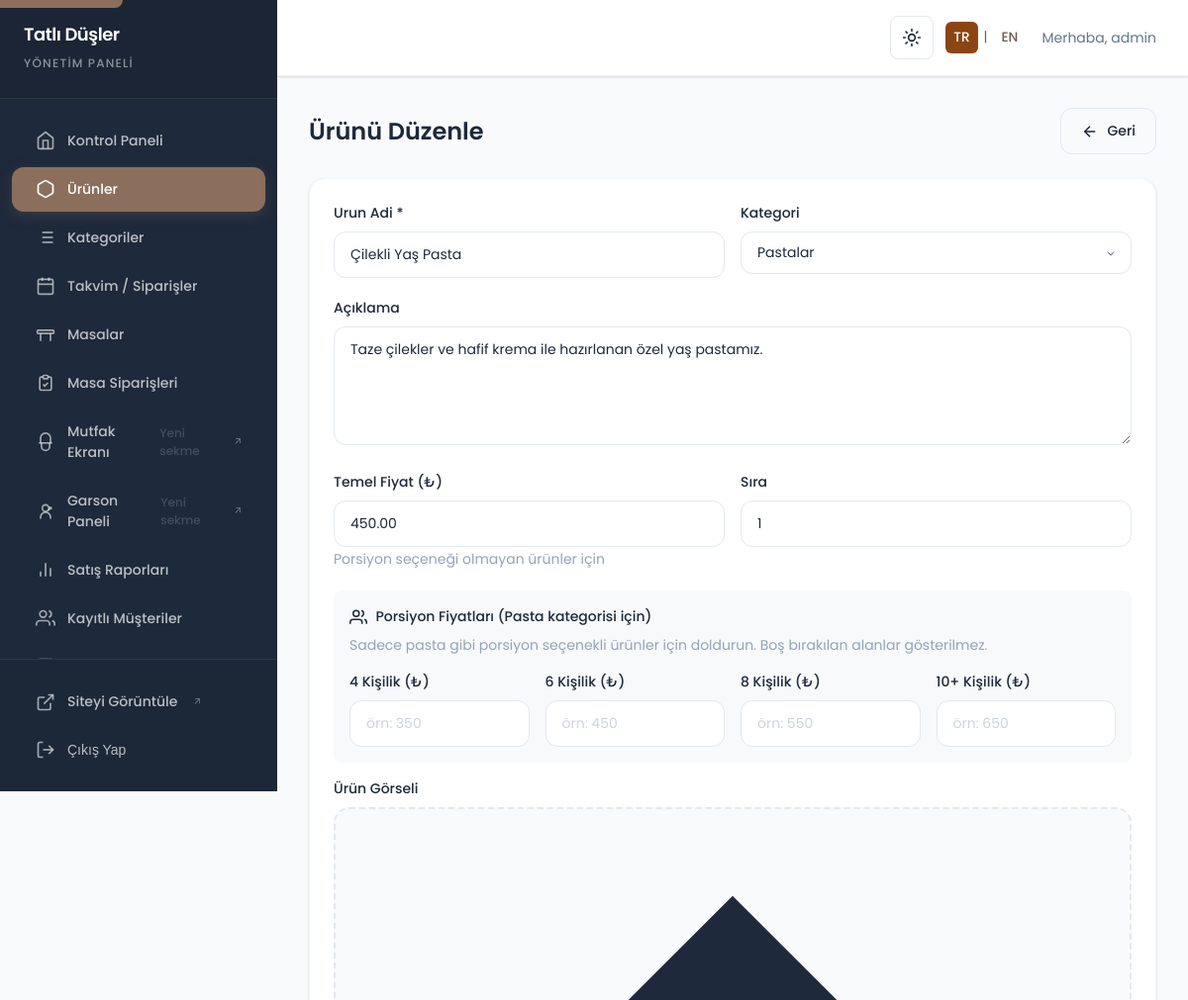
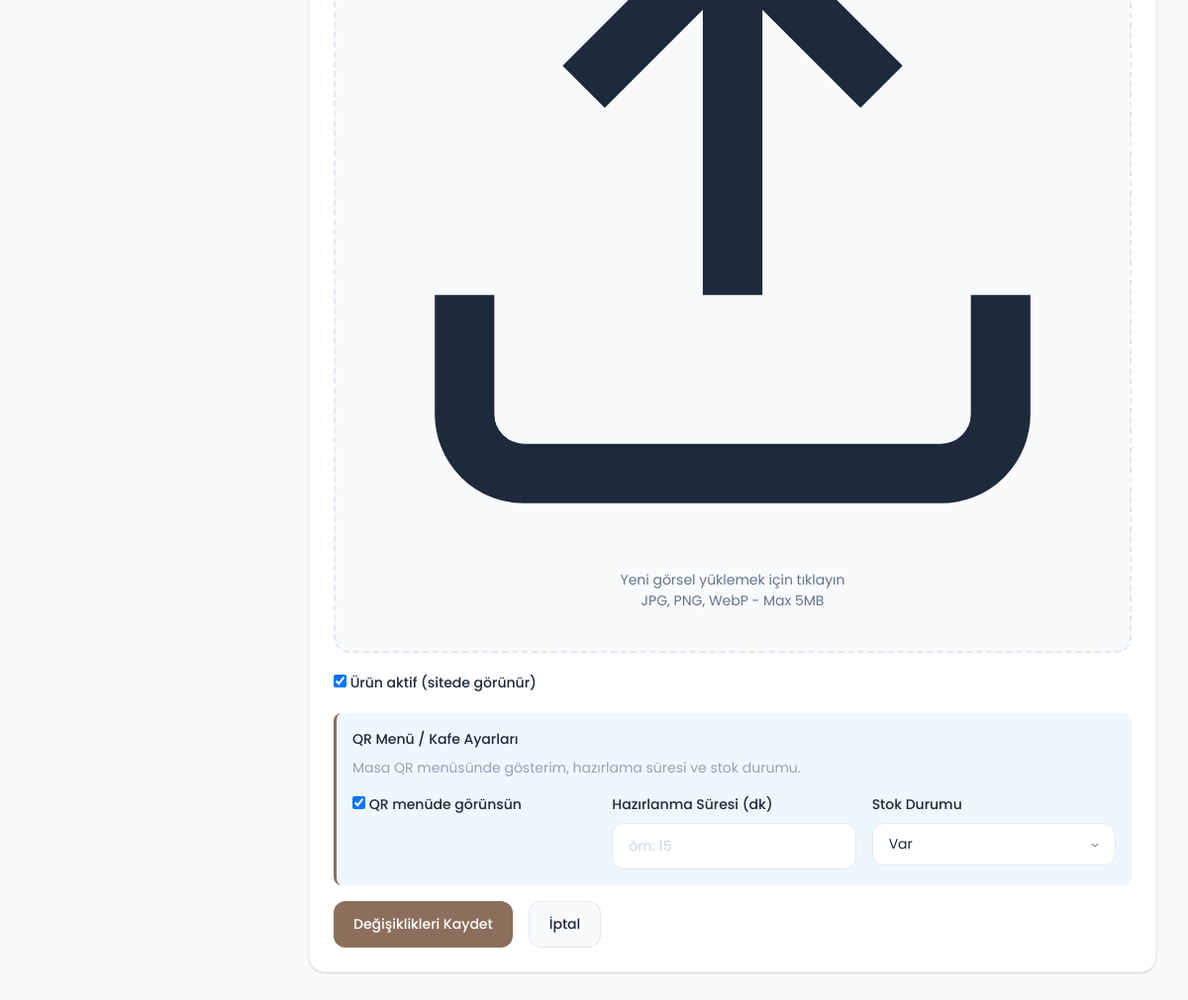
/admin/urun-duzenle.php?id=1 (signed in), run on the app's committed database (2 pictures, top to bottom).
### tables this page shows
CREATE TABLE IF NOT EXISTS urunler (
    id INT AUTO_INCREMENT PRIMARY KEY,
    kategori_id INT,
    isim VARCHAR(200) NOT NULL,
    aciklama TEXT,
    fiyat DECIMAL(10,2) DEFAULT 0.00,
    fiyat_4kisi DECIMAL(10,2) DEFAULT NULL,
    fiyat_6kisi DECIMAL(10,2) DEFAULT NULL,
    fiyat_8kisi DECIMAL(10,2) DEFAULT NULL,
    fiyat_10kisi DECIMAL(10,2) DEFAULT NULL,
    gorsel VARCHAR(255),
    aktif TINYINT(1) DEFAULT 1,
    sira INT DEFAULT 0,
    created_at TIMESTAMP DEFAULT CURRENT_TIMESTAMP,
    updated_at TIMESTAMP DEFAULT CURRENT_TIMESTAMP ON UPDATE CURRENT_TIMESTAMP,
    FOREIGN KEY (kategori_id) REFERENCES kategoriler(id) ON DELETE SET NULL
);

CREATE TABLE IF NOT EXISTS kategoriler (
    id INT AUTO_INCREMENT PRIMARY KEY,
    isim VARCHAR(100) NOT NULL,
    slug VARCHAR(100) NOT NULL UNIQUE,
    sira INT DEFAULT 0,
    created_at TIMESTAMP DEFAULT CURRENT_TIMESTAMP
);

### admin/urun-duzenle.php (the view, shortened to what the rows shown need)
<?php
$urunService = urun_service();
$id = isset($_GET['id']) ? (int)$_GET['id'] : 0;
$product = $urunService->find($id);
$categories = getCategories();
require_once __DIR__ . '/includes/header.php';
?>
<div class="u-page-header-row">
    <h2>Ürünü Düzenle</h2>
</div>
<div class="card">
    <div class="card-body">
        <form method="POST" enctype="multipart/form-data">
            <div class="form-row">
                <div class="form-group">
                    <label for="isim">Urun Adi *</label>
                    <input type="text" id="isim" name="isim" class="form-control" required
                           value="<?= e($_POST['isim'] ?? $product['isim']) ?>">
                </div>
                <div class="form-group">
                    <label for="kategori_id">Kategori</label>
                    <select id="kategori_id" name="kategori_id" class="form-control">
                        <?php foreach ($categories as $cat): ?>
                            <option value="<?= $cat['id'] ?>" <?= ($_POST['kategori_id'] ?? $product['kategori_id']) == $cat['id'] ? 'selected' : '' ?>>
                                <?= e($cat['isim']) ?>
                            </option>
                        <?php endforeach; ?>
                    </select>
                </div>
            </div>
            <div class="form-group">
                <label for="aciklama">Açıklama</label>
                <textarea id="aciklama" name="aciklama" class="form-control"><?= e($_POST['aciklama'] ?? $product['aciklama']) ?></textarea>
            </div>
            <div class="form-row">
                <div class="form-group">
                    <label for="fiyat">Temel Fiyat (₺)</label>
                    <input type="number" id="fiyat" name="fiyat" class="form-control" step="0.01" min="0"
                           value="<?= e($_POST['fiyat'] ?? $product['fiyat']) ?>">
                    <small class="u-text-admin-light">Porsiyon seçeneği olmayan ürünler için</small>
                </div>
                <div class="form-group">
                    <label for="sira">Sıra</label>
                    <input type="number" id="sira" name="sira" class="form-control" min="0"
                           value="<?= e($_POST['sira'] ?? $product['sira']) ?>">
                </div>
            </div>
            <div class="form-group">
                <label class="u-check-row">
                    <input type="checkbox" name="aktif" value="1" <?= ($_POST['aktif'] ?? $product['aktif']) ? 'checked' : '' ?>>
                    Ürün aktif (sitede görünür)
                </label>
            </div>
            <div class="form-group u-info-banner">
                <div class="u-grid-3">
                    <div class="form-group u-mb-0">
                        <label class="u-check-row">
                            <input type="checkbox" name="cafe_menusu" value="1" <?= (isset($_POST['cafe_menusu']) ? $_POST['cafe_menusu'] : ($product['cafe_menusu'] ?? 1)) ? 'checked' : '' ?>>
                            QR menüde görünsün
                        </label>
                    </div>
                    <div class="form-group u-mb-0">
                        <label for="stok_durumu">Stok Durumu</label>
                        <select id="stok_durumu" name="stok_durumu" class="form-control">
                            <?php $curStok = $_POST['stok_durumu'] ?? $product['stok_durumu'] ?? 'var'; ?>
                            <option value="var" <?= $curStok === 'var' ? 'selected' : '' ?>>Var</option>
                        </select>
                    </div>
                </div>
            </div>
        </form>
    </div>
</div>
<?php require_once __DIR__ . '/includes/footer.php'; ?>

### data on the page
urunler: isim "Çilekli Yaş Pasta", kategori_id "Pastalar", aciklama "Taze çilekler ve hafif krema ile hazırlanan özel yaş pastamız.", fiyat "450.00", sira "1", aktif "☑", cafe_menusu "☑", stok_durumu "Var"

### other printed values
SITE_NAME "Tatlı Düşler"
t('admin.panel_title') "YÖNETIM PANELI"
t('admin.dashboard') "Kontrol Paneli"
t('admin.products') "Ürünler"
t('admin.categories') "Kategoriler"
t('admin.calendar') "Takvim / Siparişler"
t('admin.tables') "Masalar"
t('admin.table_orders') "Masa Siparişleri"
t('admin.kitchen') "Mutfak Ekranı"
t('admin.new_tab') "Yeni sekme"
t('admin.waiter') "Garson Paneli"
t('admin.reports') "Satış Raporları"
t('admin.customers') "Kayıtlı Müşteriler"
t('admin.view_site') "Siteyi Görüntüle"
t('nav.logout') "Çıkış Yap"
